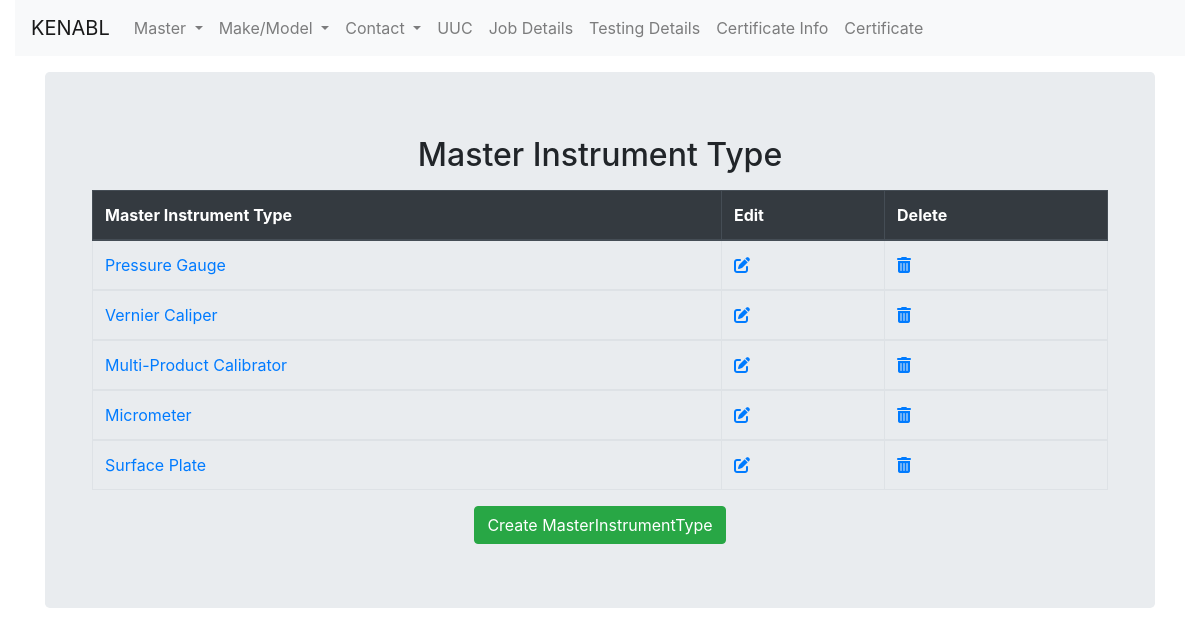
The app's page /type/ with its own data.
### masterinstrument/models.py (models this page shows, shortened)
class MasterInstrumentType(models.Model):
    name = models.CharField(max_length=200)

### masterinstrument/views.py (the view)
# urls.py: path('type/', views.MasterInstrumentTypeList.as_view(), name='masterinstrumenttype_list' ),
class MasterInstrumentTypeList(ListView):
	model = MasterInstrumentType
	template_name = 'masterinstrument/masterinstrument_type_list.html'

### masterinstrument/templates/masterinstrument/masterinstrument_type_list.html (shortened to what this page needs)
{% extends "masterinstrument/base.html"%}
{% block content %}
<div class="container">
<div class="jumbotron">
<div class="text-center">
    <h2>Master Instrument Type</h2>
</div>
<div class="container">
    <table class="table table-bordered">
          <thead class="thead-dark">
        <tr>
          <th scope="col">Master Instrument Type</th>
          <th scope="col">Edit</th>
          <th scope="col">Delete</th>
        </tr>
      </thead>
    </div>
{% for mi in masterinstrumenttype_list %}
<tbody>
  <tr>
    <td><a href="{% url 'masterinstrumenttypedetail' pk=mi.pk %}">{{mi.name}}</a></td>
    <td><a href="{% url 'updatemasterinstrumenttype' pk=mi.pk %}"><i class="fas fa-edit"></a></i></td>
    <td><a href="{% url 'deletemasterinstrumenttype' pk=mi.pk %}"><i class="fas fa-trash-alt"></a></i></td>
  </tr>
</tbody>
{% endfor %}
<div class="text-center"><a class="btn btn-success" href="{% url 'createmasterinstrumenttype' %}">Create MasterInstrumentType</a></div>
</div>
</div>
{% endblock %}

### records on screen
MasterInstrumentType: name "Pressure Gauge"
MasterInstrumentType: name "Vernier Caliper"
MasterInstrumentType: name "Multi-Product Calibrator"
MasterInstrumentType: name "Micrometer"
MasterInstrumentType: name "Surface Plate"
